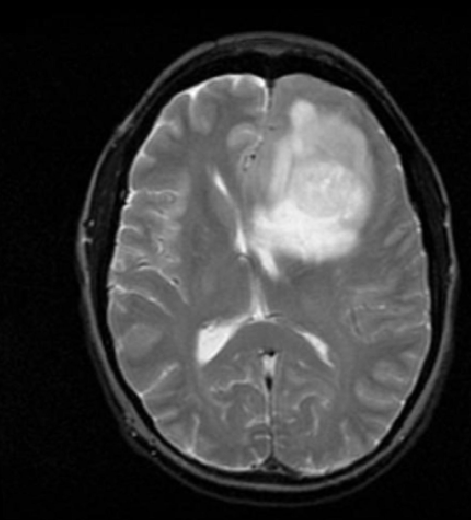
#> input picture brain1.png, 471 x 520 px, found by its file name
$ python main.py   (older library calls are emulated)
#> lines starting #> are read from the running program, lines starting #| are printed output that depends on the picture; after the words box and inside, x2 and y2 are one past the last pixel; in counts of white or black regions, pixels touching at a corner belong together; long printed decimals are rounded
# https://stackoverflow.com/questions/49834264/mri-brain-tumor-image-processing-and-segmentation-skull-removing

import numpy as np
import cv2 as cv
import scipy.io

from PIL import Image, ImageStat

from matplotlib import pyplot as plt
from skimage.morphology import extrema
from skimage.morphology import watershed as skwater

def ShowImage(title,img,ctype):
    plt.figure(figsize=(10, 10))
    if ctype=='bgr':
        b,g,r = cv.split(img)       # get b,g,r
        rgb_img = cv.merge([r,g,b])     # switch it to rgb
        plt.imshow(rgb_img)
    elif ctype=='hsv':
        rgb = cv.cvtColor(img,cv.COLOR_HSV2RGB)
        plt.imshow(rgb)
    elif ctype=='gray':
        plt.imshow(img,cmap='gray')
    elif ctype=='rgb':
        plt.imshow(img)
    else:
        raise Exception("Unknown colour type")
    plt.axis('off')
    plt.title(title)
    plt.show()

# Read in image
og = cv.imread('./scans/brain1.png')
#> og is the input picture: shape (520, 471, 3); min 0, max 255, mean 58.7
img = og
gray = cv.cvtColor(img, cv.COLOR_BGR2GRAY)
#ShowImage('Brain with Skull', gray, 'gray')

#Make a histogram of the intensities in the grayscale image
plt.hist(gray.ravel(),256)
#plt.show()

#Threshold the image to binary using Otsu's method
ret, thresh = cv.threshold(gray,0,255,cv.THRESH_OTSU)
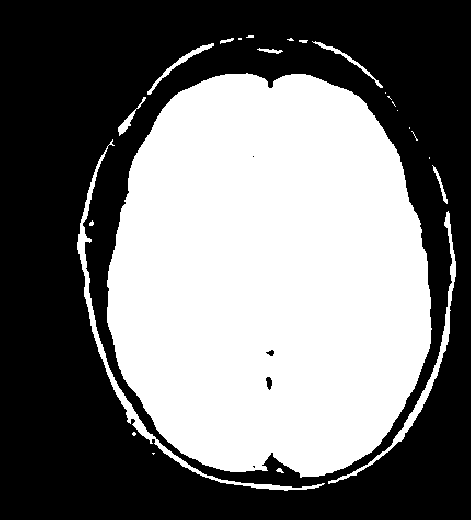
#> thresh: shape (520, 471); 45.2% white; 24 white regions (11 under 20 px), largest, box (x1, y1, x2, y2) and area: (107, 73, 432, 478) 105396, (77, 139, 325, 491) 2466, (328, 211, 456, 484) 1550
#> ret = 64
#ShowImage('Applying Otsu',thresh,'gray')

colormask = np.zeros(img.shape, dtype=np.uint8)
colormask[thresh!=0] = np.array((0,0,255))
blended = cv.addWeighted(img,0.7,colormask,0.1,0)
#ShowImage('Blended', blended, 'bgr')

ret, markers = cv.connectedComponents(thresh)
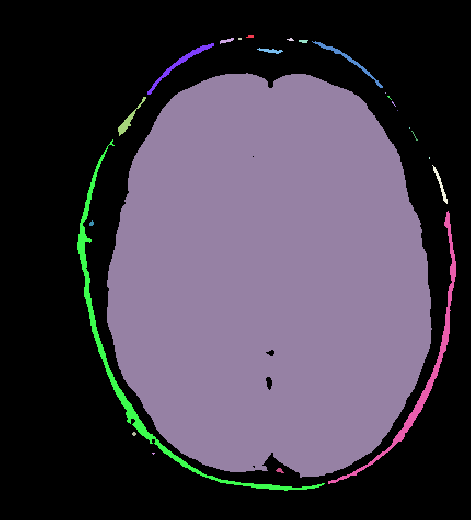
#> markers: shape (520, 471) int32; 25 distinct labels, from 0 to 24; one colour per label, 0 black
#> ret = 25

#Get the area taken by each component. Ignore label 0 since this is the background.
marker_area = [np.sum(markers==m) for m in range(np.max(markers)) if m!=0]
#> marker_area = [20, 40, 8, 13, 22, 276, 357, 71, 105396, 2, 189, 7, 7, 1, 2, 13, 2466, 2, 121, 1550, 20, 12, 4]
#Get label of largest component by area
largest_component = np.argmax(marker_area)+1 #Add 1 since we dropped zero above
#> largest_component = 9
#Get pixels which correspond to the brain
brain_mask = markers==largest_component
#> brain_mask: shape (520, 471) bool; 43% white; 1 white region, box (x1, y1, x2, y2) and area: (107, 73, 432, 478) 105396

brain_mask = np.uint8(brain_mask)
kernel = np.ones((8,8),np.uint8)
closing = cv.morphologyEx(brain_mask, cv.MORPH_CLOSE, kernel)
#> closing: shape (520, 471); values 0 (black) and 1 (white), 43.1% white; 1 white region, box (x1, y1, x2, y2) and area: (108, 74, 433, 479) 105581
#ShowImage('Closing', closing, 'gray')

brain_out = img.copy()
#In a copy of the original image, clear those pixels that don't correspond to the brain
brain_out[closing==False] = (0,0,0)
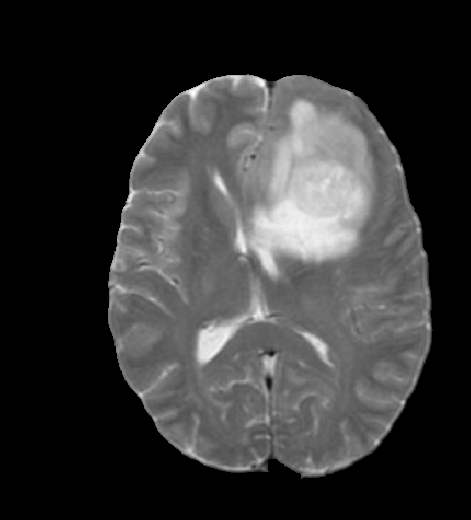
#> brain_out: shape (520, 471, 3); min 0, max 255, mean 53
#ShowImage('Skull Removal',brain_out,'gray')


# https://stackoverflow.com/questions/3490727/what-are-some-methods-to-analyze-image-brightness-using-python

#avgbrightness = brightness('res.png')

a=brain_out
avgb = a[np.nonzero(a)].mean()
#> avgb = 122.9

print(avgb)
#| 122.855


# https://docs.opencv.org/3.3.1/d3/db4/tutorial_py_watershed.html
# Watershed isn't working super well... I think thresholding and only keeping higher values would help.
# The separations here are not obvious. We need to really remove anything darker than 200

gray = cv.cvtColor(brain_out,cv.COLOR_BGR2GRAY)
ret, thresh = cv.threshold(gray,0,255,cv.THRESH_BINARY_INV+cv.THRESH_OTSU)
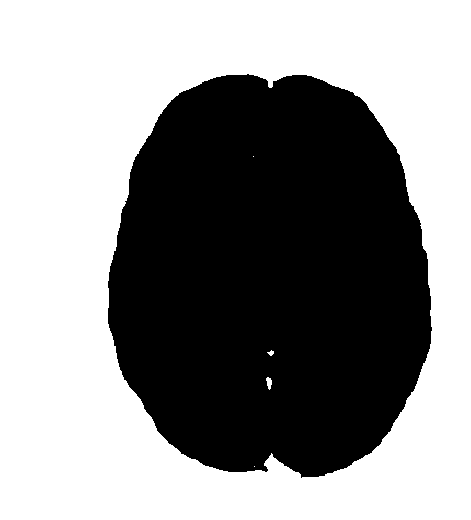
#> thresh: shape (520, 471); 57.2% white; 1 black region, box (x1, y1, x2, y2) and area: (108, 74, 432, 478) 104922
#> ret = 60

equ = cv.equalizeHist(gray)
ret = np.hstack((gray,equ)) #stacking images side-by-side
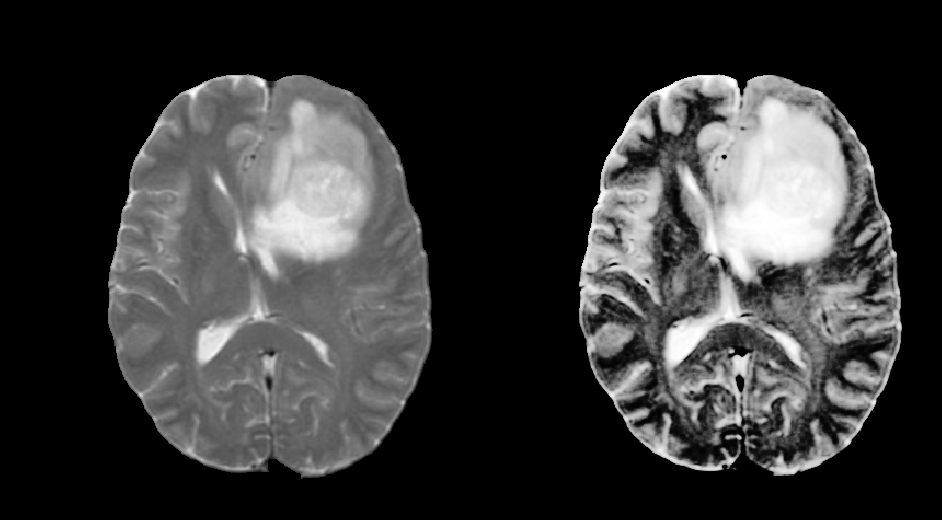
#> ret: shape (520, 942); min 0, max 255, mean 54.5
cv.imwrite('res.png',ret)

#ShowImage('Skull Removal',ret,'rgb')

# https://docs.opencv.org/3.4.3/d7/d4d/tutorial_py_thresholding.html

ret,img = cv.threshold(img,1.15*avgb,255,cv.THRESH_BINARY)
#> img: shape (520, 471, 3); 9% white; 81 white regions (44 under 20 px), largest, box (x1, y1, x2, y2) and area: (234, 99, 371, 278) 15336, (196, 285, 276, 366) 1765, (131, 75, 269, 173) 1261
#> ret = 141

cv.imwrite('Pre Erosion.png',img)

kernel = np.ones((5,5),np.uint8)

#img = cv.morphologyEx(img, cv.MORPH_OPEN, kernel)
#cv.imwrite('Post Opening.png',img)
img = cv.erode(img,kernel,iterations = 3)
#> img: shape (520, 471, 3); 4.6% white; 3 white regions (1 under 20 px), largest, box (x1, y1, x2, y2) and area: (242, 107, 364, 263) 11082, (203, 328, 228, 356) 256
cv.imwrite('Post Erosion1.png',img)
img = cv.dilate(img,kernel,iterations = 4)
#> img: shape (520, 471, 3); 7.2% white; 3 white regions, box (x1, y1, x2, y2) and area: (234, 99, 372, 271) 16026, (195, 320, 236, 364) 1360, (248, 302, 268, 320) 359
cv.imwrite('Post Dilation1.png',img)


#https://answers.opencv.org/question/97416/replace-a-range-of-colors-with-a-specific-color-in-python/
img[np.where((img==[255,255,255]).all(axis=2))] = [0,0,255]
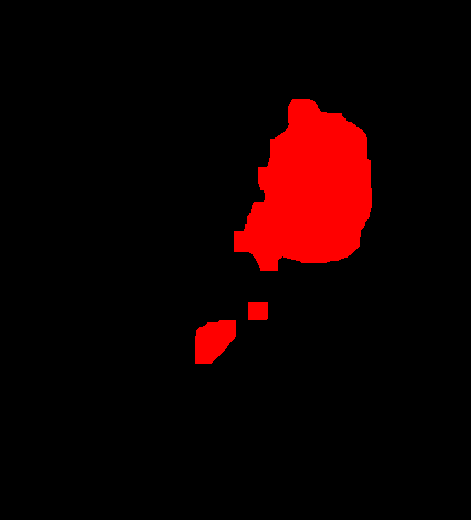
#> img: shape (520, 471, 3); mean B, G, R 0, 0, 18.5
cv.imwrite('whatsthis.png',img)

# https://docs.opencv.org/3.4/d5/dc4/tutorial_adding_images.html

alpha = 0.5
try:
    raw_input          # Python 2
except NameError:
    raw_input = input  # Python 3


#print(''' Simple Linear Blender
#-----------------------
#* Enter alpha [0.0-1.0]: ''')
#input_alpha = float(raw_input().strip())
input_alpha = 0.5
if 0 <= alpha <= 1:
    alpha = input_alpha
# [load]
src1 = og
src2 = img
# [load]
if src1 is None:
    print("Error loading src1")
    exit(-1)
elif src2 is None:
    print("Error loading src2")
    exit(-1)
# [blend_images]
beta = (1.0 - alpha)
dst = cv.addWeighted(src1, alpha, src2, beta, 0.0)
cv.imwrite('Blendaroony1.png',dst)
# [blend_images]
# [display]
cv.imshow('dst', dst)
cv.waitKey(0)
# [display]
cv.destroyAllWindows()

# How do we remove the bright spots that aren't tumours?
# Maybe this is just a bad image and the real images won't have any big bright spots other than the tumour.
# Then we can do opening and dilation and all that's gonna be left is the tumour.
# Good approach from here might be to remove everything that's ~200 brightness or lower...
# Then open, then dilate, then label
# At this point we should probably be able to segment a few things.
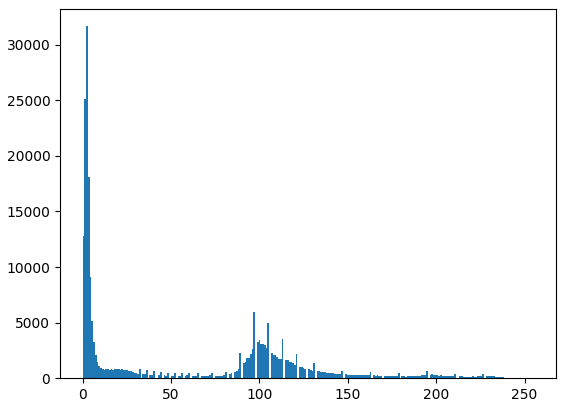
#> figure drawn by matplotlib, 1 panel; tallest bar 31662 high, from x = 1.99 to 2.99
